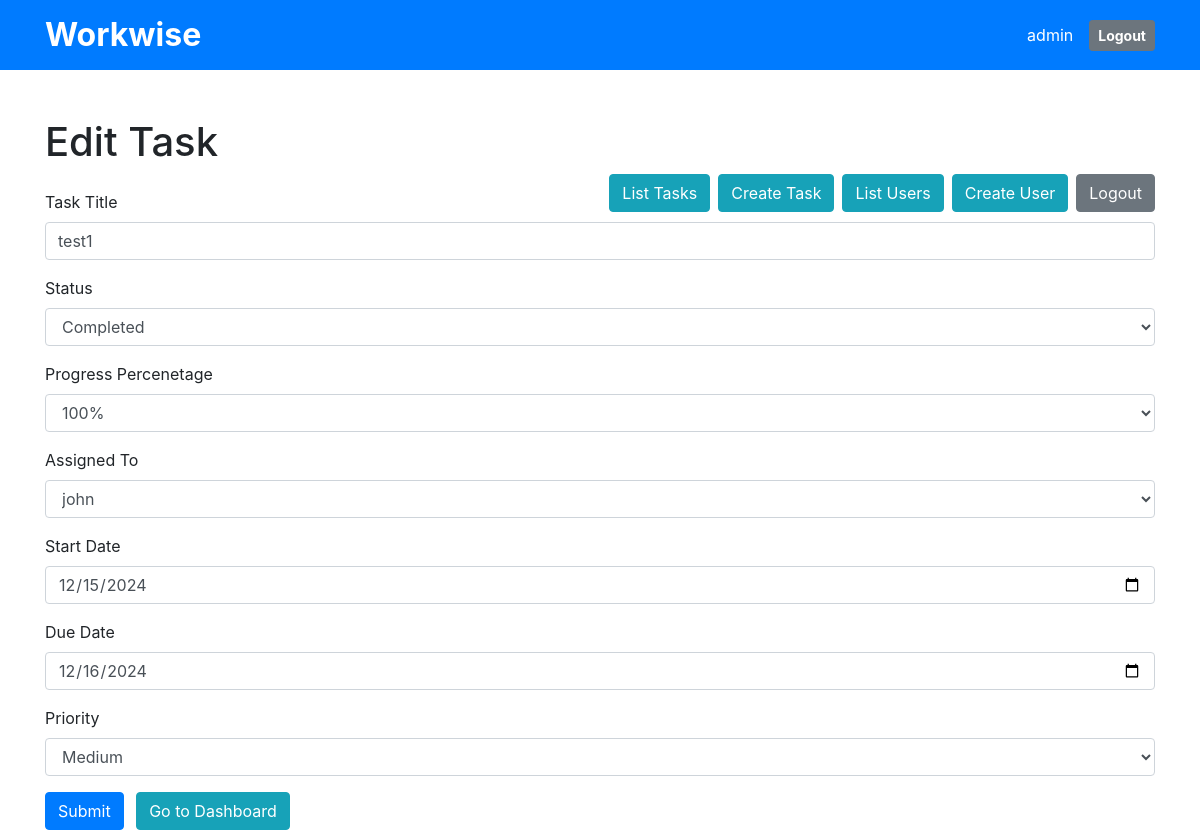
Page /task_page?task_id=1 (signed in) on the committed database.
### app.py (models this page shows, shortened)
class User(db.Model, UserMixin):
    id = db.Column(db.Integer, primary_key=True)
    name = db.Column(db.String(100), nullable=True)
    email_id = db.Column(db.String(100), nullable=True)
    mobile_number = db.Column(db.String(100), nullable=True)
    designation = db.Column(db.String(100), nullable=True)
    address = db.Column(db.String(100), nullable=True)
    password_hash = db.Column(db.String(128), nullable=True)
    role = db.Column(db.String(20), nullable=True,
                     default='viewer')  # Roles: admin, dev, viewer
    created_date = db.Column(db.Date, nullable=True)
    modified_date = db.Column(db.Date, nullable=True)
    status = db.Column(db.String(20), default='Active')

class Task(db.Model):
    task_id = db.Column(db.Integer, primary_key=True)
    title = db.Column(db.String(100), nullable=True)
    status = db.Column(db.String(20), default='Pending')
    progress_percentage = db.Column(db.String(20), default='0%')
    assigned_to = db.Column(db.Integer, db.ForeignKey(
        'user.id'))  # Link to User table
    start_date = db.Column(db.Date, nullable=True)
    due_date = db.Column(db.Date, nullable=True)
    priority = db.Column(db.String(20), default='Medium')  # High, Medium, Low
    completion_date = db.Column(db.Date, nullable=True)
    delete_status = db.Column(db.String(20), default='False')
    user = db.relationship('User', backref='tasks', lazy=True)

### app.py (the view)
@app.route('/task_page', methods=['GET'])
@login_required
def task_page():
    print("task_page")
    try:
        task_id = request.args.get('task_id')
        if task_id:
            task = Task.query.filter_by(task_id=task_id).all()[0]
        user_query = User.query.filter_by(role='dev').all()
        print(user_query)
        if task_id:
            user_query = [
                user for user in user_query if user.name != task.assigned_to]
        print(user_query)
        if task_id:
            return render_template('create_task.html', users=user_query, task=task)
    except Exception as e:
        print("Task error : ", e)
    return render_template('create_task.html', users=user_query)

### app.py (called while the page is built)
@login_manager.user_loader
def load_user(user_id):
    return db.session.get(User, int(user_id))

### templates/create_task.html (shortened to what this page needs)
<!DOCTYPE html>
<html lang="en">
<head>
  <link href="https://stackpath.bootstrapcdn.com/bootstrap/4.5.2/css/bootstrap.min.css" rel="stylesheet" />
</head>
<body>
  <div class="bg-primary text-white py-3">
    <div class="container d-flex justify-content-between align-items-center">
      <h1 class="mb-0" style="font-size: 2rem; font-weight: bold;">Workwise</h1>
      <div class="d-flex align-items-center">
        <span class="mr-3">{{ current_user.name }}</span>
        <a href="{{ url_for('logout') }}" class="btn btn-secondary btn-sm font-weight-bold">Logout</a>
      </div>
    </div>
  </div>
  <div class="container mt-5">
    {% if task %}
    <h1>Edit Task</h1>
    <a href="{{ url_for('logout') }}" class="btn btn-secondary float-right">Logout</a>
    {% if current_user.role == 'admin' %}
    <a href="{{ url_for('user_page')}}" class="btn btn-info float-right mr-2">Create User</a>
    <a href="{{ url_for('list_users')}}" class="btn btn-info float-right mr-2">List Users</a>
    <a href="{{ url_for('task_page') }}" class="btn btn-info float-right mr-2">Create Task</a>
    <a href="{{ url_for('list_tasks') }}" class="btn btn-info float-right mr-2">List Tasks</a>
    {% endif %}
    <form method="POST" action="{{ url_for('add_task') }}" class="mt-4">
      <div class="form-group">
        <label for="taskName">Task Title</label>
        <input type="text" class="form-control" id="taskTitle" name="task_title" placeholder="Enter task title"
          value="{{task.title}}" required />
      </div>
      <div class="form-group">
        <label for="status">Status</label>
        <select class="form-control" id="status" name="status">
          {% if task.status == "Pending" %}
          <option value="Pending">Pending</option>
          <option value="Completed">Completed</option>
          {% else %}
          <option value="Completed">Completed</option>
          {% endif %}
        </select>
      </div>
      <div class="form-group">
        <label for="progress_percent">Progress Percenetage</label>
        <select class="form-control" id="status" name="progress_percentage">
          {% if task.progress_percentage == "0%" %}
            <option value="0%">0%</option>
            <option value="25%">25%</option>
            <option value="50%">50%</option>
            <option value="75%">75%</option>
            <option value="100%">100%</option>
          {% elif task.progress_percentage == "25%" %}
            <option value="25%">25%</option>
            <option value="0%">0%</option>
            <option value="50%">50%</option>
            <option value="75%">75%</option>
            <option value="100%">100%</option>
          {% elif task.progress_percentage == "50%" %}
            <option value="50%">50%</option>
            <option value="0%">0%</option>
            <option value="25%">25%</option>
            <option value="75%">75%</option>
            <option value="100%">100%</option>
          {% elif task.progress_percentage == "75%" %}
            <option value="75%">75%</option>
            <option value="0%">0%</option>
            <option value="25%">25%</option>
            <option value="50%">50%</option>
            <option value="100%">100%</option>
          {% else %}
            <option value="100%">100%</option>
          {% endif %}
        </select>
      </div>
      <div class="form-group">
        <label for="assigned_to">Assigned To</label>
        <select class="form-control" id="assigned_to" name="assigned_to">
          <option value="{{ task.assigned_to }}">{{ task.assigned_to }}</option>
        </select>
      </div>
      <div class="form-group">
        <label for="startDate">Start Date</label>
        <input type="date" class="form-control" id="startDate" name="start_date" value="{{task.start_date}}" required />
      </div>
      <div class="form-group">
        <label for="dueDate">Due Date</label>
        <input type="date" class="form-control" id="dueDate" name="due_date" value="{{task.due_date}}" required />
      </div>
      <div class="form-group">
        <label for="priority">Priority</label>
        <select class="form-control" id="priority" name="priority">
          {% if task.priority == "Low" %}
          <option value="Low">Low</option>
          <option value="Medium">Medium</option>
          <option value="High">High</option>
          {% elif task.priority == "Medium" %}
          <option value="Medium">Medium</option>
          {% else %}
          <option value="High">High</option>
          <option value="Medium">Medium</option>
          <option value="Low">Low</option>
          {% endif %}
        </select>
      </div>
      <button type="submit" class="btn btn-primary">Submit</button>
      <button type="button" class="btn btn-info ml-2" onclick="goToDashboard()">
        Go to Dashboard
      </button>
    </form>
      {% endif %}
  </div>
</body>
</html>

### rows in the picture
User: name "admin"
Task: task_title "test1", status "Completed", progress_percentage "100%", assigned_to "john", start_date "12/15/2024", due_date "12/16/2024", priority "Medium"
